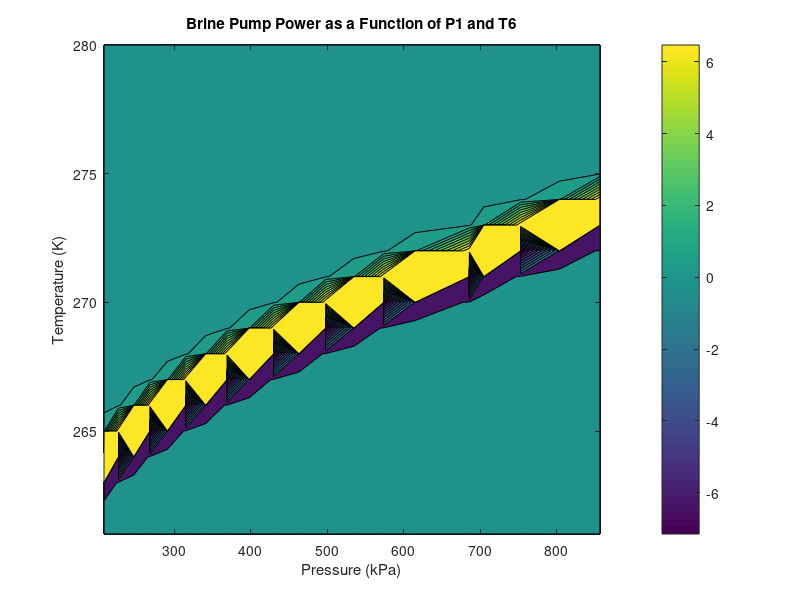

This figure's MATLAB source: (Note: this script raises an error after producing the figure.)
% Calc  heat energy from radiation
A_ceil = 2200;                                             % m^2
e = 0.2;                                                   % no units
sigma = 5.67*10^-8;                                        % W/m^2*k^4
T_ceil = 283;                                              % K
T_ice = 269.5;                                             % K

Q_dot_rad = A_ceil*e*sigma*(T_ceil^4 - T_ice^4)/1000 + 13; % kW

% Calculate Re
V_air = 0.4;                                               % m/s 
L = 60;                                                    % m
v_air = 1.426*10^-5;                                       % m^2/s

Re = V_air*L/v_air;                                        % no units
Pr = 0.7336;                                               % no units

% Calc. Nu
Nu = 0.664*Re^.5*Pr^(1/3);                                 % no units
kf = 2.18;                                                 % W/m^2 K

% Calc. heat energy from convection
h = Nu*kf/L;                                               % W/m K
A_ice = 1800;                                              % m^2
T_air = 283;                                               % K

Q_dot_conv = A_ice*h*(T_air-T_ice)/1000;                   % kW

% Calc heat transfer from conduction by setting it equal to radiation and
% convection so that we know how much heat to take out throug convection to
% keep the ice at -4 C. 
Q_dot_cond = Q_dot_conv + Q_dot_rad;                       % kW
          
% Now that the heat transfer from the ice has been calculated to keep the
% ice at 4 C, We will not assume that the amount of heat transfer is going 
%to be the same from the ice and the H.E. Tofind mass flow rate and other parameters by varying
% the pressure in the freon system.
% constants
P_23 = 1300;                                               % kpa
T3 = 34;                                                   % celsius
h4= 342 ;                                                  % kj/kg

p1= [208,227,247,268,291,315,341,369,398,430,463,498,535,574,615,686,705,...
    753,804,857];                                          % kPa
T1= [-18,-16,-14,-12,-10,-8,-6,-4,-2,0,2,4,6,8,10,12,14,16,18,20]+273;
                                                           % K
h1= [1422.7,1425.3,1427.9,1430.5,1433,1435.3,1437.6,1439.9,1442.2,1444.4,...
    1446.5,1448.5,1450.6,1452.5,1454.3,1456.1,1457.8,1459.5,1461.1,1462.6];
                                                           % kj/kg

% T2 is then calculated using isentropic relations and an h value is then
% looked up in the tables
T2= (((P_23./p1).^.237).*(T1));                            % K
h2=[1705,1691,1680,1667,1655,1642,1638,1628,1615,1605,1595,1585,1575,...
    1565,1555,1545,1539,1532,1525,1518];                   % kJ/ kg

% Now to  calculate the amount of heat transfer that the freon can do at
% the H.E.
Q_dot_HE = Q_dot_cond;                                     % kW

% Calc. mass flow rate of freon at with diff. enthalpies that correspond to
% changing values of pressure.
m_dot_fr = Q_dot_HE./(h1-h4);                              % kg/s

% Calc. the work of the freon pump.
l = 10;                                                    % m
D = 0.2;                                                   % m 
f = 0.038;                                                 % unitless
rho = 2;                                                   % g/ cm^3
Ac = pi()*D^2/4;                                           % m^2
V_b = m_dot_fr ./ (rho*Ac);                                % m/s

W_fp = m_dot_fr.*(h2-h1) + V_b .*f .*(l/D) .*0.5 .*rho .*(V_b.^2);
                                                           % kW

% Now to calc. the work from the brine pump. To do this and trying to make
% it more realistic I set the value for brine water temperature after the
% HE(T7) to be a little lower than what the freon would be after it takes
% the heat from the water(266 is a random number).
T7 = T1;                                                   % K
               
% Now to calc. the mass flow rate of the brine water assuming a fixed vale
% before the H.E.
T6 = 261:280;                                               % K
cp_b = 3.4;                                                % kJ/kg K
for i = 1:length(T6) 
    for j = 1:length(T7)
        m_dot_b(j,i) = Q_dot_HE./(cp_b*(T7(j)-T6(i)));                        % kg/s
    end
end
% Calc the temperature after the slab of ice so I can calc. the work
% from the brine pump w/ friction.
l = 10;                                                    % m
D = 0.2;                                                   % m 
f = 0.038;                                                 % unitless
rho = 1.1478/1000*100^3;                                   % kg/m^3
Ac = pi()*D^2/4;                                           % m^2
V_b = m_dot_b ./ (rho*Ac);                                 % m/s      

W_bp =(((m_dot_b./(rho*Ac)).^3).*Ac.*(f*l*rho/(2000*D)));
                                                           % kW
W_t = W_fp + W_bp;                                         % kW
figure
contourf(p1,T6,W_bp,20)
title('Brine Pump Power as a Function of P1 and T6')
xlabel('Pressure (kPa)')
ylabel('Temperature (K)')
c = colorbar;
c.Label.String = 'Brine Pump Work (kW)';

%figure
%plot(p1,W_t(:,2:2:20),'linewidth', 4)
%title('Power as a Function of Pressure at State 1')
%xlabel('Pressure (kPa)')
%ylabel('Power (kW)')
%axis([200 650 2100 2550])
%legend(['T6 = 262';'T6 = 264';'T6 = 266';'T6 = 268';'T6 = 270';...
       % 'T6 = 272';'T6 = 274';'T6 = 276';'T6 = 278';'T6 = 280'])

%figure
%plot(T6, W_bp(4:2:20,:),'linewidth', 4)
%title('Power of Brine Pump as a Function of Temperature at State 6')
%xlabel('Temperature (K)')
%ylabel('Power (kW)')
%axis([260 278 -8 8])
%legend(['p1 = 208';'p1 = 227';'p1 = 247';'p1 = 291';'p1 = 270';])
        





